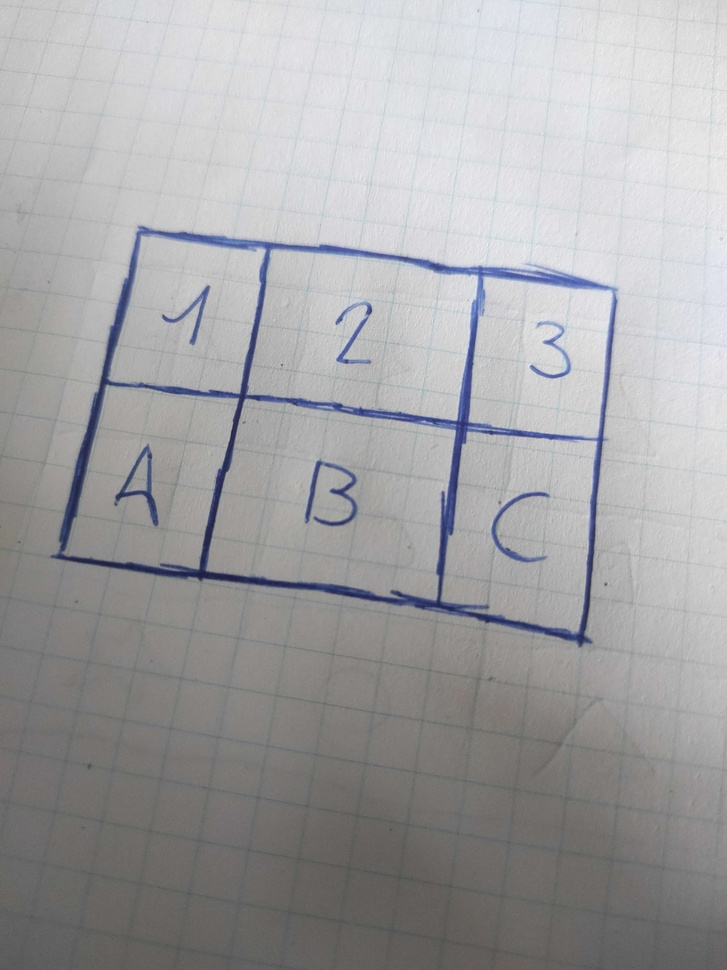
#> input picture samples/sample10.jpg, 727 x 970 px, shrunk from 3472 x 4630 before the run
$ python -i utils.py   (imports and definitions only)
#> lines starting #> are read from the running program, lines starting #| are printed output that depends on the picture; after the words box and inside, x2 and y2 are one past the last pixel; in counts of white or black regions, pixels touching at a corner belong together
#> further down, picture is the input picture: shape (970, 727, 3); mean B, G, R 164.3, 162.7, 162.9
import cv2
import numpy as np
import math
import time

# [58 lines left out: function process_grid, not called in this run]

def extract_digit_from_cell(cell_img):
    """Extracts and returns the digit image from a cell using adaptive thresholding."""
    gray = cell_img if len(cell_img.shape) == 2 else cv2.cvtColor(cell_img, cv2.COLOR_BGR2GRAY)
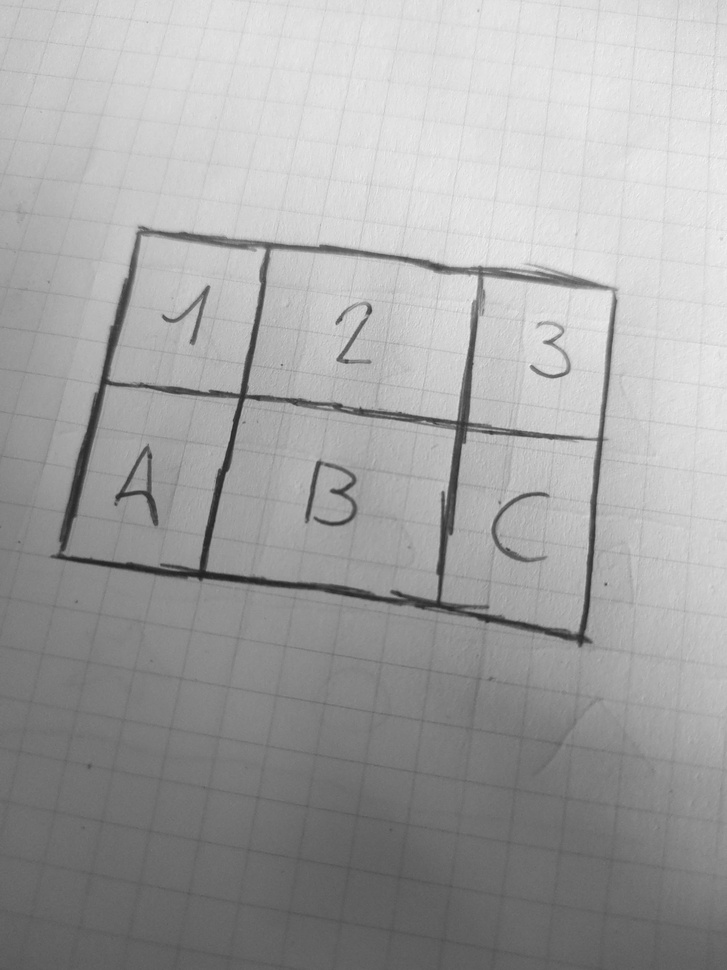
#> gray: shape (970, 727); min 31, max 245, mean 163
    mean_val = np.mean(gray)
#> mean_val = 163
    for thresh_val in range(int(mean_val - 30), int(mean_val + 30), 5):
        _, cell_thresh = cv2.threshold(gray, thresh_val, 255, cv2.THRESH_BINARY_INV)
        cell_thresh = cv2.morphologyEx(cell_thresh, cv2.MORPH_OPEN, np.ones((3, 3), np.uint8))
        contours, _ = cv2.findContours(cell_thresh, cv2.RETR_EXTERNAL, cv2.CHAIN_APPROX_SIMPLE)
        if contours:
            largest = max(contours, key=cv2.contourArea)
            # If the area is significant compared to the cell, consider it a digit.
            if cv2.contourArea(largest) > 0.1 * (cell_img.shape[0] * cell_img.shape[1]):
                x, y, w, h = cv2.boundingRect(largest)
                digit = cell_img[y:y+h, x:x+w]
                return digit, (x, y, w, h)
#> this loop made 1 pass
#> (x, y, w, h) on pass 1: (0, 227, 727, 743)
#> pass 1, in extract_digit_from_cell, `_, cell_thresh = cv2.threshold(gray, thresh_val, 255, cv2.THRESH_BINAR..`:
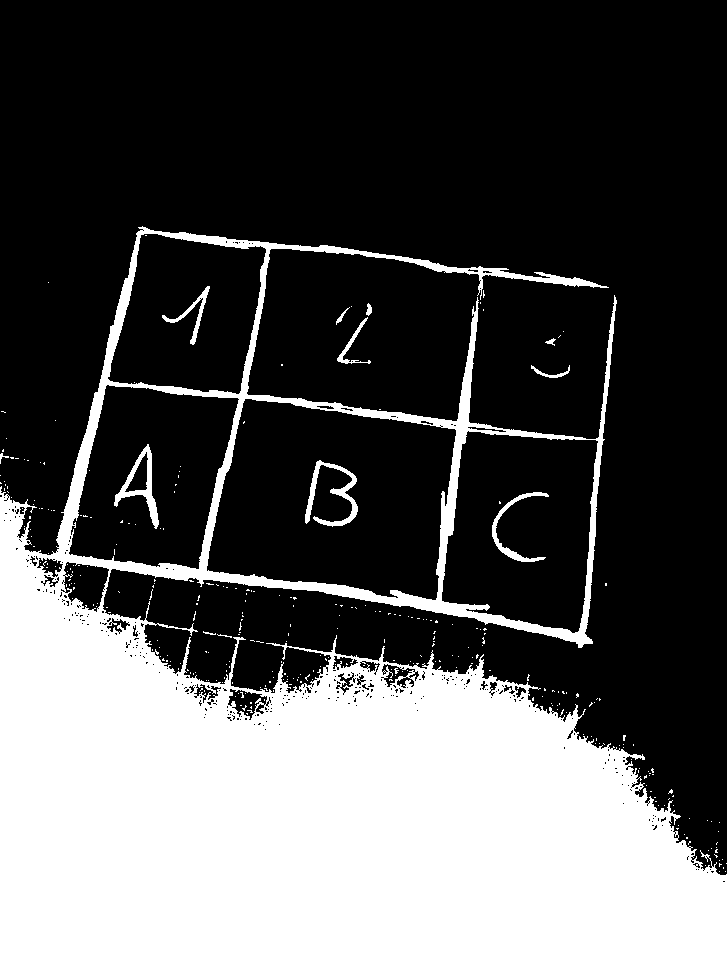
#> cell_thresh: shape (970, 727); 33% white; 327 white regions (314 under 20 px), largest, box (x1, y1, x2, y2) and area: (0, 226, 727, 970) 227995, (305, 460, 358, 527) 966, (114, 444, 159, 529) 912
#> pass 1, in extract_digit_from_cell, `cell_thresh = cv2.morphologyEx(cell_thresh, cv2.MORPH_OPEN, np.ones((3..`:
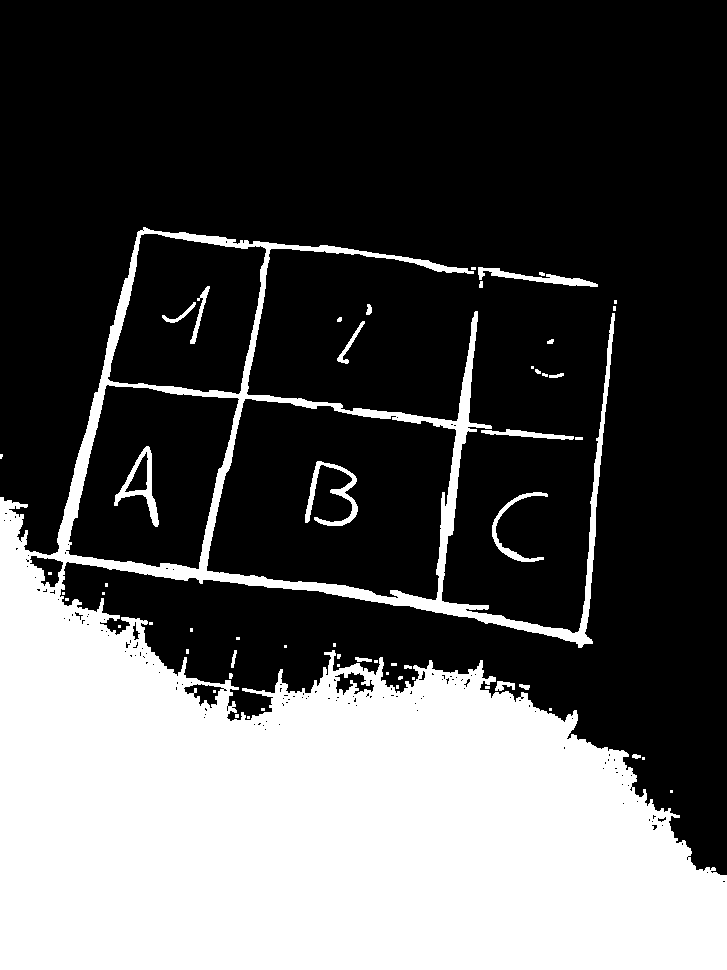
#> cell_thresh: shape (970, 727); 32.3% white; 58 white regions (34 under 20 px), largest, box (x1, y1, x2, y2) and area: (0, 227, 727, 970) 222680, (305, 461, 358, 526) 958, (114, 446, 159, 527) 900
#> pass 1, in extract_digit_from_cell, `digit = cell_img[y:y+h, x:x+w]`:
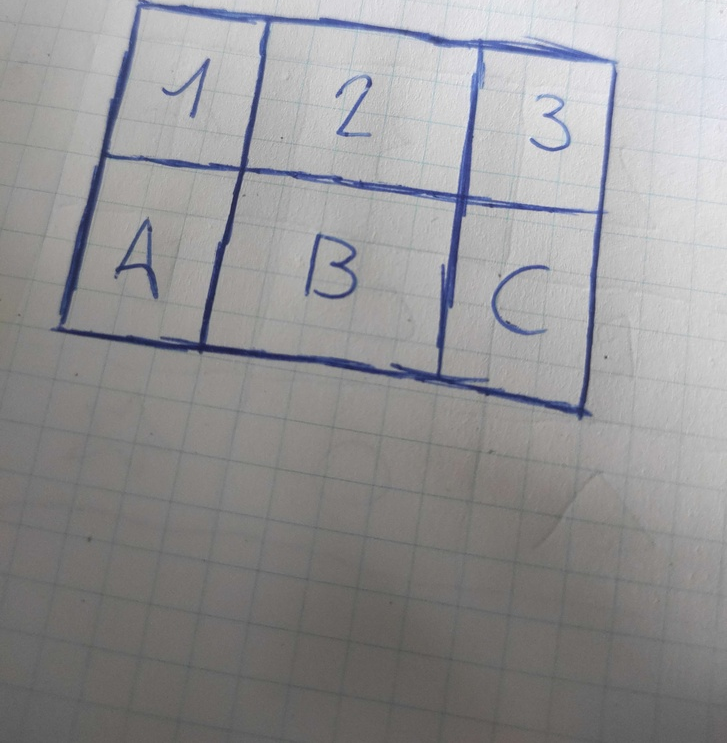
#> digit: shape (743, 727, 3); mean B, G, R 147.9, 146.6, 147.1
    return None, None

def log(message, level="INFO"):
    now = time.strftime("%H:%M:%S")
    print(f"[{now}] [{level}] {message}")

>>> import cv2
>>> picture = cv2.imread('samples/sample10.jpg')
>>> result = extract_digit_from_cell(picture)

$ run again, on samples/sample13.jpg
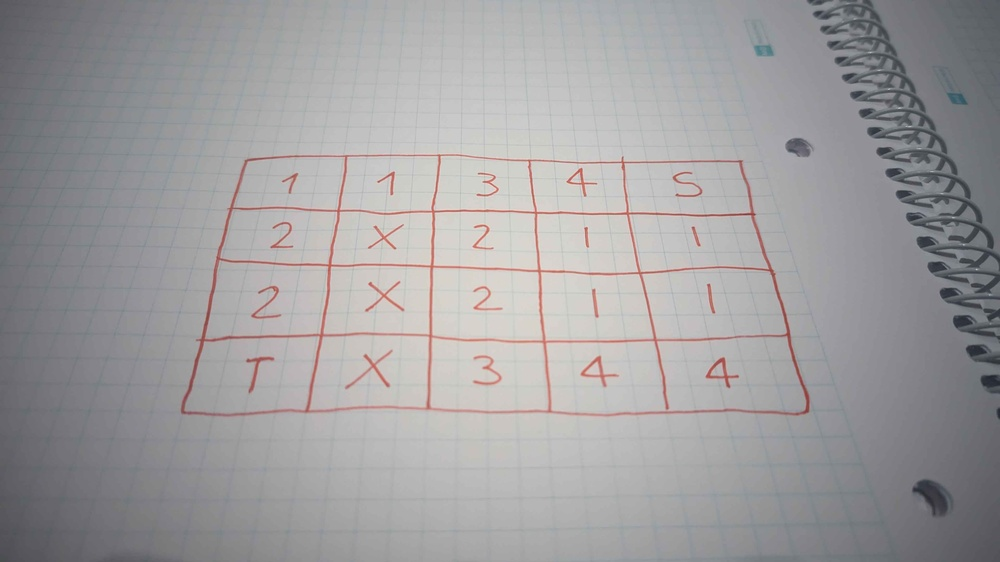
#> input picture samples/sample13.jpg, 1000 x 562 px, shrunk from 3840 x 2160 before the run
#> picture is the input picture: shape (562, 1000, 3); mean B, G, R 159, 157.6, 159.3
#> mean_val = 158.2
#> the loop in extract_digit_from_cell, `for thresh_val in range(int(mean_val - 30), int(mean_val + 30), 5):` made 1 pass
#> (x, y, w, h) on pass 1: (744, 0, 256, 562)
#> pass 1, in extract_digit_from_cell, `cell_thresh = cv2.morphologyEx(cell_thresh, cv2.MORPH_OPEN, np.ones((3..`:
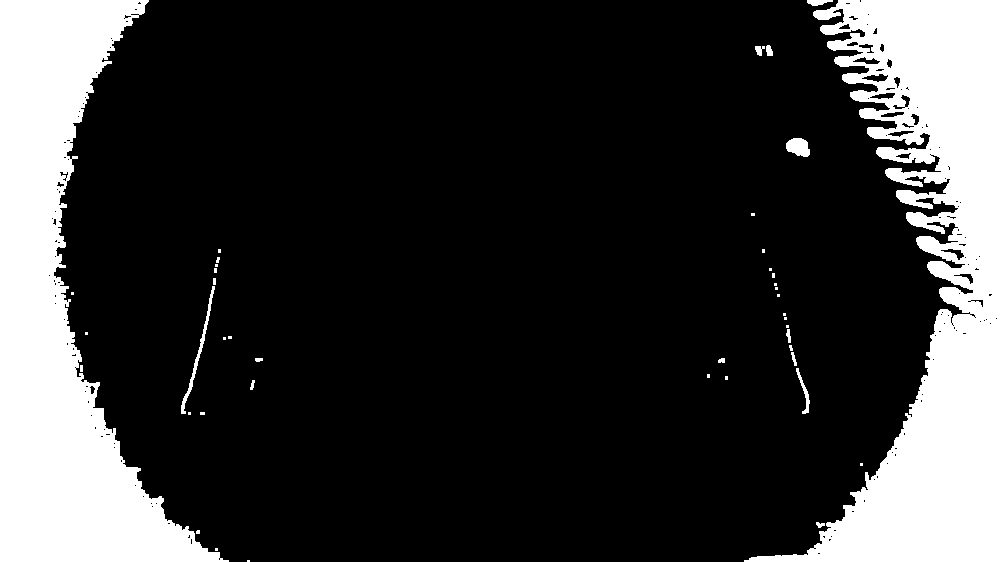
#> cell_thresh: shape (562, 1000); 21.2% white; 43 white regions (27 under 20 px), largest, box (x1, y1, x2, y2) and area: (744, 0, 1000, 562) 60763, (0, 0, 229, 562) 56581, (181, 286, 215, 414) 434
#> pass 1, in extract_digit_from_cell, `digit = cell_img[y:y+h, x:x+w]`:
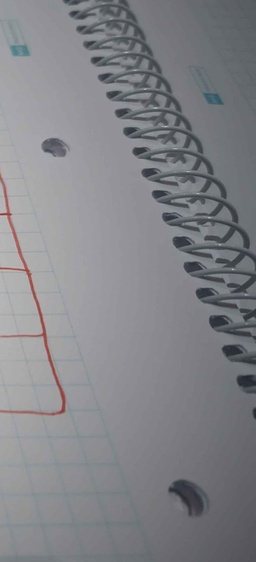
#> digit: shape (562, 256, 3); mean B, G, R 135.8, 131.2, 130.6
